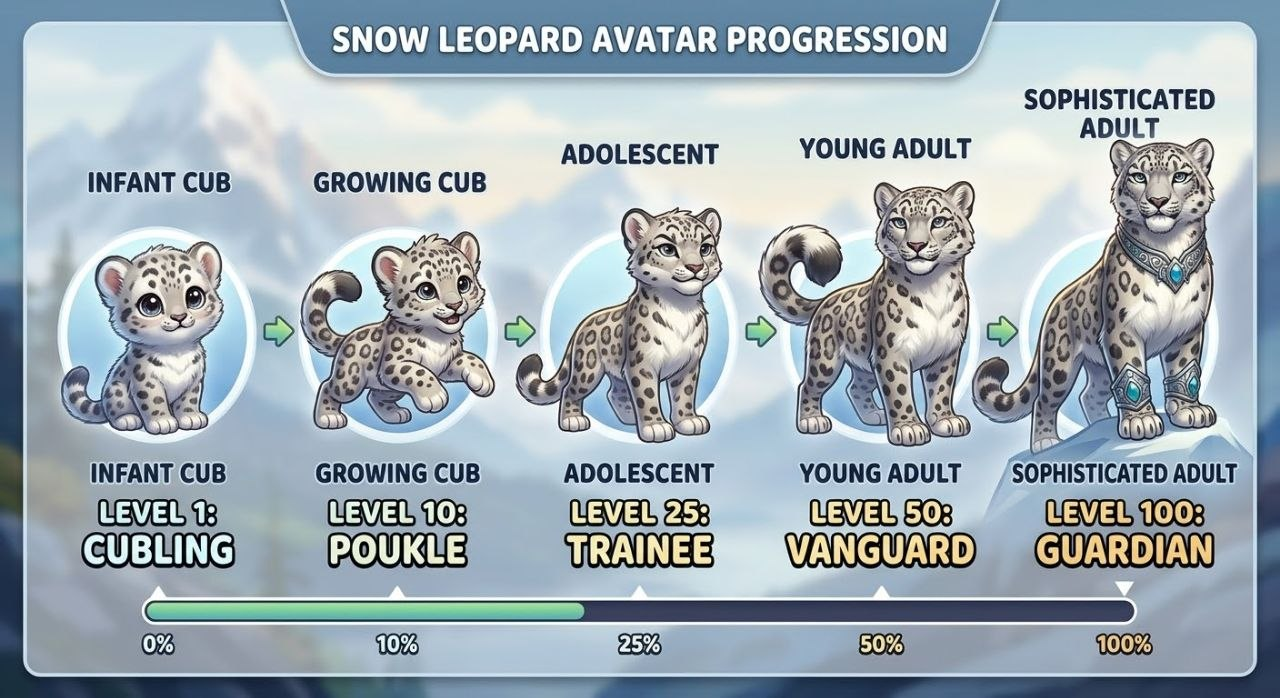
#> input picture assets/leopard/source.jpg, 1280 x 698 px
$ python extract_leopard.py
#> lines starting #> are read from the running program, lines starting #| are printed output that depends on the picture; after the words box and inside, x2 and y2 are one past the last pixel; in counts of white or black regions, pixels touching at a corner belong together
#!/usr/bin/env python3
"""
استخراج کاراکتر پلنگ برفی از تصویر مرجع
==========================================
source.jpg -> stage-1..5.png + .webp  (512×512، دایره‌ای)

رویکرد: تیره‌سازی نرم پس‌زمینه (بدون حذف سخت → بدون حفره)
"""

import os
import sys

import numpy as np
from PIL import Image, ImageDraw, ImageFilter

ROOT = os.path.dirname(os.path.dirname(os.path.abspath(__file__)))
SRC = os.path.join(ROOT, "assets", "leopard", "source.jpg")
OUT = os.path.join(ROOT, "assets", "leopard")

BOXES = [
    (82, 240, 256, 456),
    (300, 224, 506, 450),
    (592, 192, 752, 452),
    (760, 166, 956, 434),
    (1016, 150, 1232, 462),
]

STAGE_HEX = ["#6ba3d6", "#52b788", "#d99a4e", "#9b7ede", "#e0b94a"]
BASE_BG = (11, 18, 32)
SIZE = 512
APERTURE = 0.495
PAD = 0.075
BLUE_LO, BLUE_HI = 3.0, 13.0


def hex_rgb(h):
    h = h.lstrip("#")
    return tuple(int(h[i:i + 2], 16) for i in (0, 2, 4))


def darken(crop: Image.Image, color) -> Image.Image:
    a = np.asarray(crop).astype(np.float32)
    r, g, b = a[:, :, 0], a[:, :, 1], a[:, :, 2]
    blue = b - r

    t = np.clip((blue - BLUE_LO) / (BLUE_HI - BLUE_LO), 0, 1)
    lum_arr = (r + g + b) / 3.0
    halo = np.clip((lum_arr - 150) / 70, 0, 1) * np.clip((blue - 1.0) / 8.0, 0, 1)
    t = np.maximum(t, halo)

    hh, ww = t.shape
    yy, xx = np.mgrid[0:hh, 0:ww]
    rr = np.sqrt(((xx - ww / 2) / (ww / 2)) ** 2 + ((yy - hh / 2) / (hh / 2)) ** 2)
    outer = np.clip((rr - 0.34) / 0.16, 0, 1)
    bright = np.clip((lum_arr - 168) / 45, 0, 1)
    t = np.maximum(t, outer * bright)

    ti = Image.fromarray((t * 255).astype(np.uint8), "L").filter(ImageFilter.GaussianBlur(1.6))
    t = (np.asarray(ti).astype(np.float32) / 255.0)[:, :, None]

    yy2, xx2 = np.mgrid[0:hh, 0:ww]
    dist = np.sqrt((xx2 - ww / 2) ** 2 + (yy2 - hh / 2) ** 2) / (max(ww, hh) * 0.5)
    inten = np.clip(1.0 - dist, 0, 1) ** 1.6
    target = np.zeros((hh, ww, 3), dtype=np.float32)
    for i in range(3):
        target[:, :, i] = BASE_BG[i] + (color[i] - BASE_BG[i]) * inten * 0.40

    mixed = a * (1 - t) + target * t

    # روشن‌تر کردن خز (فقط پیکسل‌های خنثی = کاراکتر)
    fur_mask = ((1 - t) > 0.5).reshape(mixed.shape[0], mixed.shape[1])
    lum2 = mixed.mean(axis=2, keepdims=True)
    # gamma < 1 → روشن‌تر
    boosted = 255.0 * np.power(np.clip(lum2 / 255.0, 0, 1), 0.86)
    ratio = np.where(lum2 > 1, boosted / np.maximum(lum2, 1), 1.0)
    scale = 1.0 + (ratio - 1.0) * 0.55          # اعمال نیمه‌شدت
    lifted = mixed * scale
    mixed = np.where(fur_mask[:, :, None], lifted, mixed)

    return Image.fromarray(np.clip(mixed, 0, 255).astype(np.uint8), "RGB")


def circle_alpha(size: int, aperture: float) -> Image.Image:
    ss = 4
    big = Image.new("L", (size * ss, size * ss), 0)
    d = ImageDraw.Draw(big)
    r = size * ss * aperture
    d.ellipse([size * ss / 2 - r, size * ss / 2 - r, size * ss / 2 + r, size * ss / 2 + r], fill=255)
    return big.resize((size, size), Image.LANCZOS).filter(ImageFilter.GaussianBlur(0.5))


def content_bbox(crop: Image.Image):
    a = np.asarray(crop).astype(np.int16)
    blue = a[:, :, 2] - a[:, :, 0]
    ys, xs = np.where(blue < 10)
    if len(xs) == 0:
        return (0, 0, crop.width, crop.height)
    return (int(xs.min()), int(ys.min()), int(xs.max()) + 1, int(ys.max()) + 1)


def extract(idx: int, box):
    src = Image.open(SRC).convert("RGB")
    crop = src.crop(box)

    x0, y0, x1, y1 = content_bbox(crop)
    cw, ch = x1 - x0, y1 - y0
    side = max(cw, ch)
    pad = int(side * PAD)
    cxc, cyc = (x0 + x1) / 2, (y0 + y1) / 2
    half = side / 2 + pad
    crop = crop.crop((
        int(max(0, cxc - half)), int(max(0, cyc - half)),
        int(min(crop.width, cxc + half)), int(min(crop.height, cyc + half))
    ))

    crop = darken(crop, hex_rgb(STAGE_HEX[idx - 1]))

    w, h = crop.size
    sd = max(w, h)
    canvas = Image.new("RGB", (sd, sd), BASE_BG)
    canvas.paste(crop, ((sd - w) // 2, (sd - h) // 2))

    out = canvas.resize((SIZE, SIZE), Image.LANCZOS)
    rgba = out.convert("RGBA")
    rgba.putalpha(circle_alpha(SIZE, APERTURE))

    png = os.path.join(OUT, f"stage-{idx}.png")
    rgba.save(png, "PNG", optimize=True)
    webp = os.path.join(OUT, f"stage-{idx}.webp")
    rgba.save(webp, "WEBP", quality=90, method=6)

    print(f"✔ stage-{idx}.png ({os.path.getsize(png)/1024:.0f}KB)  webp ({os.path.getsize(webp)/1024:.0f}KB)")


def main():
    if not os.path.exists(SRC):
        print(f"✖ تصویر مرجع نیست: {SRC}")
        sys.exit(1)
    for i, box in enumerate(BOXES, 1):
        extract(i, box)
#> in extract, src is the input picture: PIL image 1280x698 RGB; mean R, G, B 160.5, 173.6, 181.7
#> in content_bbox, `blue = a[:, :, 2] - a[:, :, 0]`:
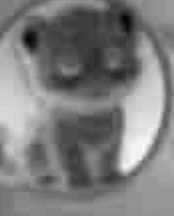
#> blue: shape (216, 174) int16; min -54, max 98, mean 21; drawn with min black and max white
#> in content_bbox, `ys, xs = np.where(blue < 10)`: ys = 13645 values from 0 to 198; xs = 13645 values, max 170 at index 8613, min 0 at index 2360, mean 86.96
#> in extract, `x0, y0, x1, y1 = content_bbox(crop)`: x0 = 0; x1 = 171; y1 = 199
#> in extract, `cw, ch = x1 - x0, y1 - y0`: cw = 171; ch = 199
#> in extract, `pad = int(side * PAD)`: pad = 14
#> in extract, `cxc, cyc = (x0 + x1) / 2, (y0 + y1) / 2`: cxc = 85.5; cyc = 99.5
#> in extract, `half = side / 2 + pad`: half = 113.5
#> in darken, `ti = Image.fromarray((t * 255).astype(np.uint8), "L").filter(ImageFilt..`:
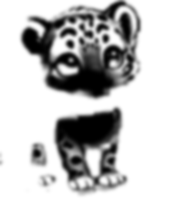
#> ti: PIL image 174x213 L; min 0, max 255, mean 195.9
#> after the loop in darken, `for i in range(3):`:
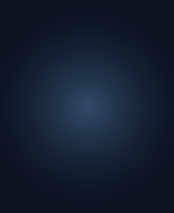
#> target: shape (213, 174, 3) float32; mean of channels 0, 1, 2 18.8, 29.8, 46.8; drawn as R, G, B
#> in darken, `fur_mask = ((1 - t) > 0.5).reshape(mixed.shape[0], mixed.shape[1])`:
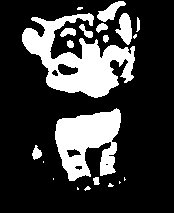
#> fur_mask: shape (213, 174) bool; 23% white; 21 white regions (9 under 20 px), largest, box (x1, y1, x2, y2) and area: (22, 13, 135, 98) 4306, (55, 108, 121, 181) 3025, (115, 13, 132, 45) 328
#> in darken, `ratio = np.where(lum2 > 1, boosted / np.maximum(lum2, 1), 1.0)`:
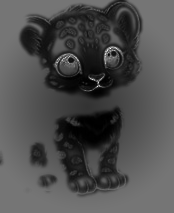
#> ratio: shape (213, 174, 1) float32; min 1, max 1.92, mean 1.28; drawn with min black and max white
#> in circle_alpha, `big = Image.new("L", (size * ss, size * ss), 0)`: big: PIL image 2048x2048 L; every value is 0
#> in circle_alpha, `return big.resize((size, size), Image.LANCZOS).filter(ImageFilter.Gaus..`:
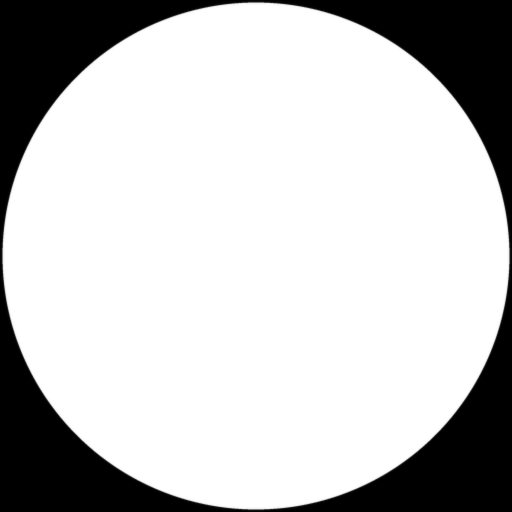
#> returned value: PIL image 512x512 L; min 0, max 255, mean 196.4
#> in extract, `rgba.putalpha(circle_alpha(SIZE, APERTURE))`:
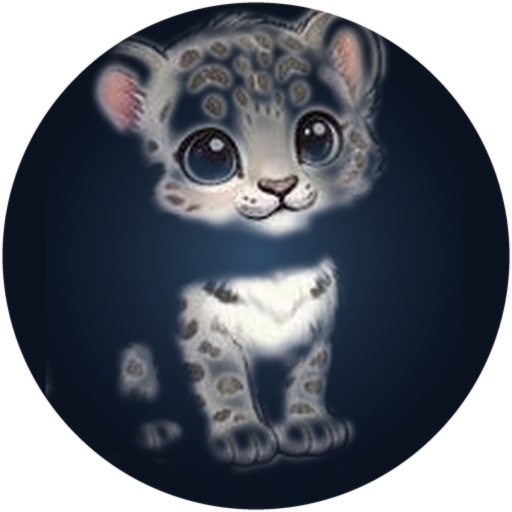
#> rgba: PIL image 512x512 RGBA; mean R, G, B, A 45.5, 52, 64.5, 196.4; transparent parts drawn white


if __name__ == "__main__":
    main()
